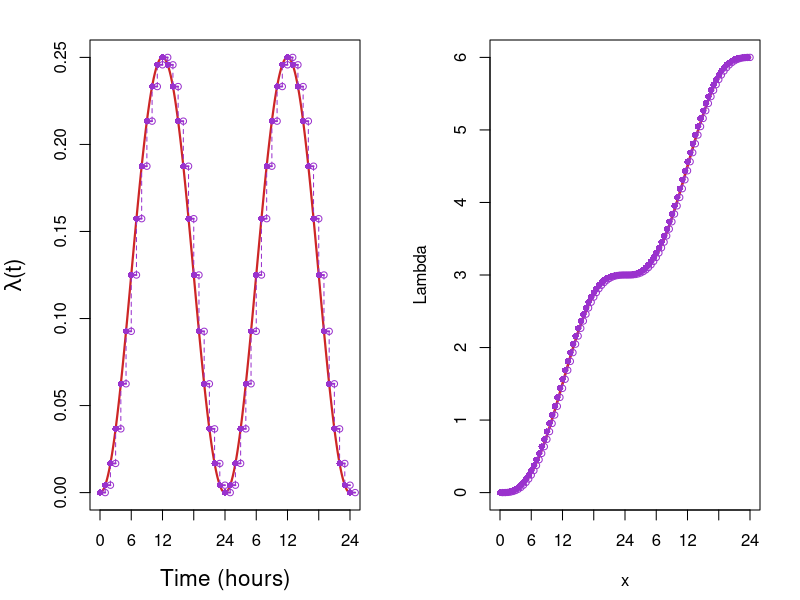

Write the R code that produced this figure.
rm(list=ls());gc()

mar_default <- c(5.1, 4.1, 4.1, 2.1)
par(mar=c(4.5,4.5,2,2))

dt <- 0.01
x <- seq(0,48,by=dt)

# the inhomogeneous intensity function
cyclicIntensity <- function(t,fudge=T){
  if(fudge){
    (1/8)*sin((t - 6)*2*pi/24)+((1/8)+.Machine$double.eps)
  } else {
    (1/8)*sin((t - 6)*2*pi/24)+(1/8)
  }
}

cyclicApprox <- approx(x = 0:23,y = cyclicIntensity(0:23),method = "constant",n=length(0:23))

par(mfrow=c(1,2))

# Intensity
plot(x,cyclicIntensity(x),type="l",ylim = c(0,0.25),xaxt="n",
     xlab = "Time (hours)",ylab = expression(paste(lambda,"(t)")),
     col="firebrick3",lwd=2.15,cex.lab=1.35)

for(i in 0:48){
  
  j <- (i %% 24) + 1
  
  segments(x0 = i,x1 = i+1,
           y0 = cyclicApprox$y[j],y1 = cyclicApprox$y[j],
           col = "darkorchid3",lwd=1.85)
  points(x=i,y=cyclicApprox$y[j],pch=16,col="darkorchid3",cex=0.85)
  points(x=i+1,y=cyclicApprox$y[j],pch=1,col="darkorchid3",cex=0.85)
  if(i != 48){
    segments(x0 = i+1,x1 = i+1,y0 = cyclicApprox$y[j],y1 = cyclicApprox$y[j+1],
             lty = 2,col="darkorchid3")
  }
  
}
axis(side = 1,at = c(0,cumsum(rep(6,48/6))),
     labels = c(0,as.character(rep(cumsum(rep(6,24/6)),times=2))))

IntegratedCyclicIntensity <- function(t){
  (1/8) * (t - ( (12 * sin( (pi*t) / 12 ) ) / pi ))
}




lambda <- cyclicIntensity(t = x,fudge = FALSE)
lambda_discrete <- approx(x = x,y = cyclicIntensity(x,F),method = "constant",n = length(x)/50)

Lambda <- IntegratedCyclicIntensity(t = x)
Lambda_discrete <- cumsum(lambda_discrete$y*dt*50)

plot(x,Lambda,type="l",col="firebrick3",lwd=2.5,xaxt="n")


for(i in 1:(length(lambda_discrete$x)-1)){
  segments(x0 = lambda_discrete$x[i],x1 = lambda_discrete$x[i+1],
           y0 = Lambda_discrete[i],y1 = Lambda_discrete[i],
           col = "darkorchid3",lwd=1.85)
  points(x=lambda_discrete$x[i],y=Lambda_discrete[i],pch=16,col="darkorchid3",cex=0.85)
  points(x=lambda_discrete$x[i+1],y=Lambda_discrete[i],pch=1,col="darkorchid3",cex=0.85)
  if(i != length(lambda_discrete$x)-1){
    segments(x0 = lambda_discrete$x[i+1],x1 = lambda_discrete$x[i+1],y0 = Lambda_discrete[i],y1 = Lambda_discrete[i+1],
             lty = 2,col="darkorchid3")
  }
}

axis(side = 1,at = c(0,cumsum(rep(6,48/6))),
     labels = c(0,as.character(rep(cumsum(rep(6,24/6)),times=2))))

par(mfrow=c(1,1))